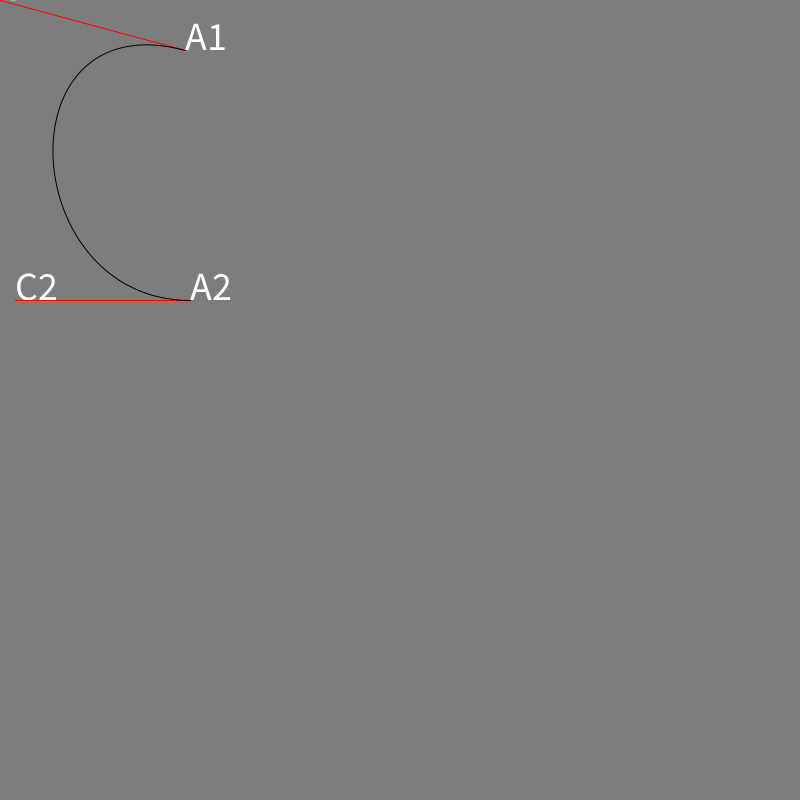
Frame 1 (no input)
Frame 60 (the mouse pressed at the canvas centre just before this capture): identical to frame 1, image omitted
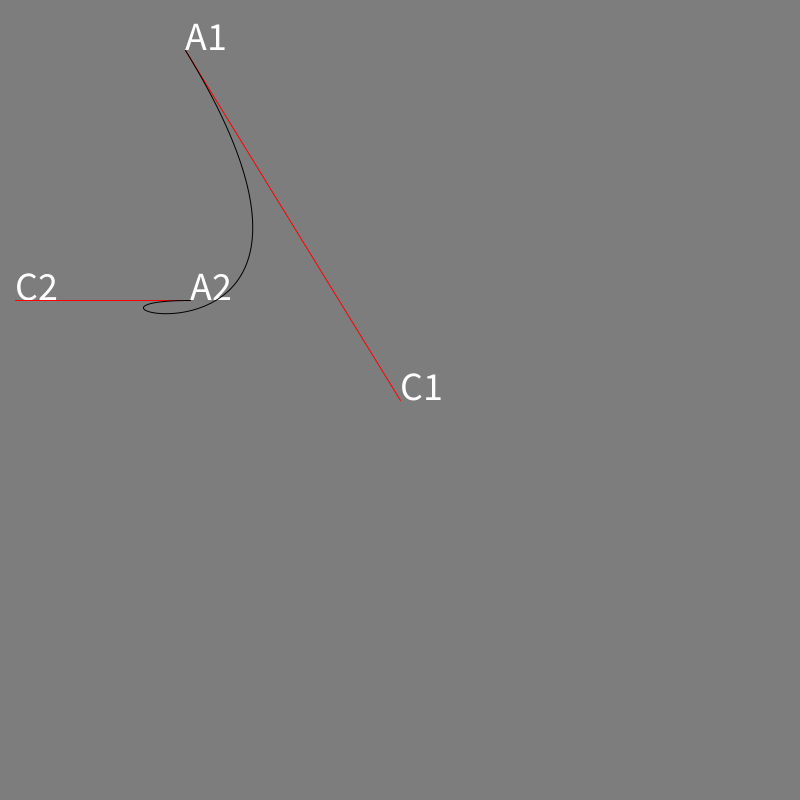
Frame 120 (the mouse held since frame 60 and released just before this capture)

The Processing sketch that drew these frames (run headless with seeded random() and noise(); from frame 60 on, the mouse is pressed at the canvas centre):

// Processing sketch: lezione2_6
// ── lezione2_6.pde

void setup(){
  size(800,800);
  background(125);
  noFill();
  textSize(40);
}


void draw(){
  background(125); //resetto ad ogni ciclo
  text("A1",185,50);
  text("C1",mouseX,mouseY);
  text("C2", 15,300);
  text("A2",190,300);
  stroke(255,0,0);
  line(185,50,mouseX,mouseY);
  line(15,300,190,300);
  stroke(0);
  bezier(185,50,mouseX,mouseY,15,300,190,300);
}
